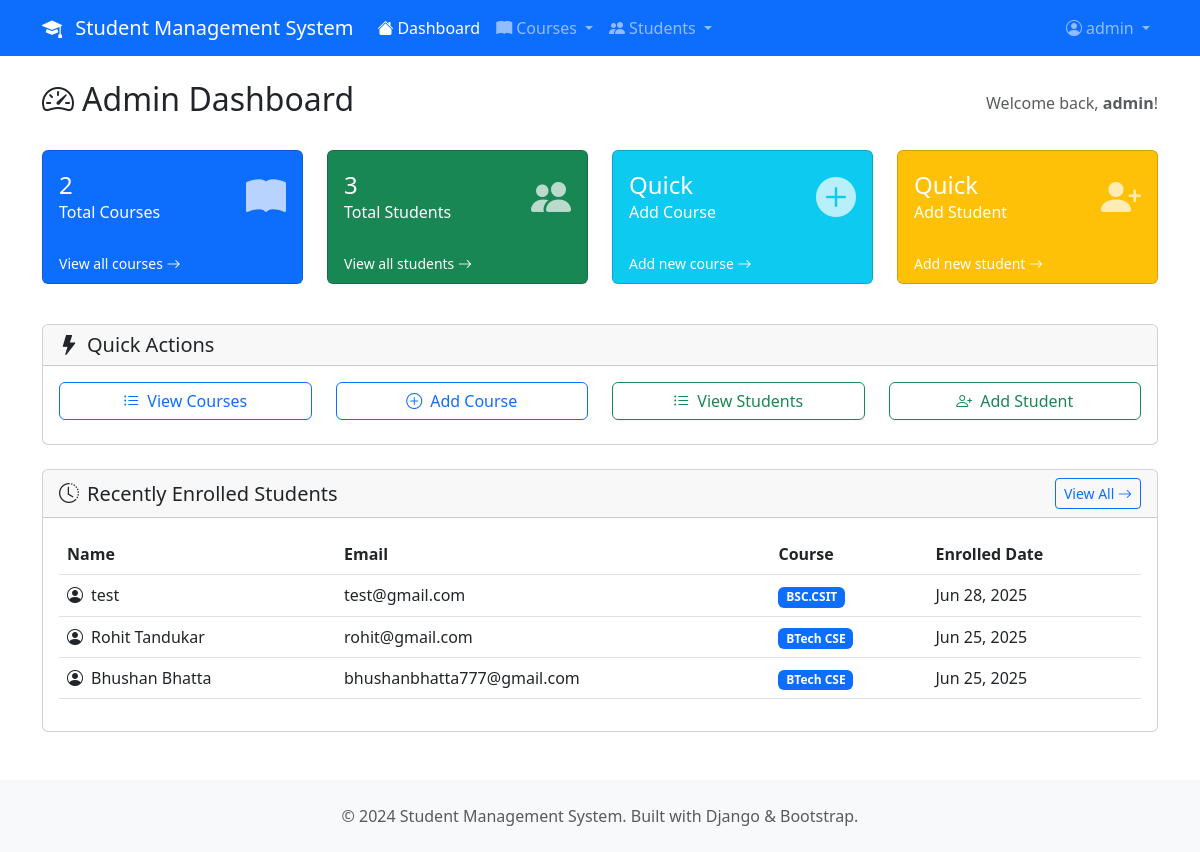
The page /dashboard/ (signed in) on the database its author committed.
### main/models.py (models this page shows, shortened)
class Student(models.Model):
    name = models.CharField(max_length=100)
    age = models.PositiveIntegerField()
    email = models.EmailField(unique=True)
    course = models.ForeignKey(Course, on_delete=models.CASCADE)
    enrollment_date = models.DateTimeField(auto_now_add=True)
    updated_at = models.DateTimeField(auto_now=True)
    class Meta:
        ordering = ['name']

class Course(models.Model):
    name = models.CharField(max_length=100, unique=True)
    description = models.TextField(blank=True, null=True)
    duration = models.CharField(max_length=50, help_text="e.g., 6 months, 1 year")
    created_at = models.DateTimeField(auto_now_add=True)
    updated_at = models.DateTimeField(auto_now=True)
    class Meta:
        ordering = ['name']

### main/views.py (the view)
# urls.py: path('dashboard/', views.admin_dashboard_view, name='admin_dashboard'),
@login_required
@user_passes_test(is_admin)
def admin_dashboard_view(request):
    total_courses = Course.objects.count()
    total_students = Student.objects.count()
    recent_students = Student.objects.order_by('-enrollment_date')[:5]
    context = {
        'total_courses': total_courses,
        'total_students': total_students,
        'recent_students': recent_students,
    }
    return render(request, 'admin_dashboard.html', context)

### main/views.py (called while the page is built)
def is_admin(user):
    return user.is_authenticated and user.is_staff

### main/templates/admin_dashboard.html (shortened to what this page needs)
{% extends 'base.html' %}
{% block content %}
<div class="row">
    <div class="col-12">
        <div class="d-flex justify-content-between align-items-center mb-4">
            <h1 class="h2">
                <i class="bi bi-speedometer2 me-2"></i>Admin Dashboard
            </h1>
            <div class="text-muted">
                Welcome back, <strong>{{ user.username }}</strong>!
            </div>
        </div>
    </div>
</div>
<div class="row mb-4">
    <div class="col-md-6 col-lg-3 mb-3">
        <div class="card bg-primary text-white h-100">
            <div class="card-body">
                <div class="d-flex justify-content-between align-items-center">
                    <div>
                        <h4 class="card-title mb-0">{{ total_courses }}</h4>
                        <p class="card-text">Total Courses</p>
                    </div>
                    <i class="bi bi-book-fill" style="font-size: 2.5rem; opacity: 0.7;"></i>
                </div>
            </div>
            <div class="card-footer bg-primary border-0">
                <a href="{% url 'view_courses' %}" class="text-white text-decoration-none">
                    <small>View all courses <i class="bi bi-arrow-right"></i></small>
                </a>
            </div>
        </div>
    </div>
    <div class="col-md-6 col-lg-3 mb-3">
        <div class="card bg-success text-white h-100">
            <div class="card-body">
                <div class="d-flex justify-content-between align-items-center">
                    <div>
                        <h4 class="card-title mb-0">{{ total_students }}</h4>
                        <p class="card-text">Total Students</p>
                    </div>
                    <i class="bi bi-people-fill" style="font-size: 2.5rem; opacity: 0.7;"></i>
                </div>
            </div>
            <div class="card-footer bg-success border-0">
                <a href="{% url 'view_students' %}" class="text-white text-decoration-none">
                    <small>View all students <i class="bi bi-arrow-right"></i></small>
                </a>
            </div>
        </div>
    </div>
    <div class="col-md-6 col-lg-3 mb-3">
        <div class="card bg-info text-white h-100">
            <div class="card-body">
                <div class="d-flex justify-content-between align-items-center">
                    <div>
                        <h4 class="card-title mb-0">Quick</h4>
                        <p class="card-text">Add Course</p>
                    </div>
                    <i class="bi bi-plus-circle-fill" style="font-size: 2.5rem; opacity: 0.7;"></i>
                </div>
            </div>
            <div class="card-footer bg-info border-0">
                <a href="{% url 'add_course' %}" class="text-white text-decoration-none">
                    <small>Add new course <i class="bi bi-arrow-right"></i></small>
                </a>
            </div>
        </div>
    </div>
    <div class="col-md-6 col-lg-3 mb-3">
        <div class="card bg-warning text-white h-100">
            <div class="card-body">
                <div class="d-flex justify-content-between align-items-center">
                    <div>
                        <h4 class="card-title mb-0">Quick</h4>
                        <p class="card-text">Add Student</p>
                    </div>
                    <i class="bi bi-person-plus-fill" style="font-size: 2.5rem; opacity: 0.7;"></i>
                </div>
            </div>
            <div class="card-footer bg-warning border-0">
                <a href="{% url 'add_student' %}" class="text-white text-decoration-none">
                    <small>Add new student <i class="bi bi-arrow-right"></i></small>
                </a>
            </div>
        </div>
    </div>
</div>
<div class="row mb-4">
    <div class="col-12">
        <div class="card">
            <div class="card-header">
                <h5 class="card-title mb-0">
                    <i class="bi bi-lightning-fill me-2"></i>Quick Actions
                </h5>
            </div>
            <div class="card-body">
                <div class="row">
                    <div class="col-md-6 col-lg-3 mb-2">
                        <a href="{% url 'view_courses' %}" class="btn btn-outline-primary w-100">
                            <i class="bi bi-list-ul me-2"></i>View Courses
                        </a>
                    </div>
                    <div class="col-md-6 col-lg-3 mb-2">
                        <a href="{% url 'add_course' %}" class="btn btn-outline-primary w-100">
                            <i class="bi bi-plus-circle me-2"></i>Add Course
                        </a>
                    </div>
                    <div class="col-md-6 col-lg-3 mb-2">
                        <a href="{% url 'view_students' %}" class="btn btn-outline-success w-100">
                            <i class="bi bi-list-ul me-2"></i>View Students
                        </a>
                    </div>
                    <div class="col-md-6 col-lg-3 mb-2">
                        <a href="{% url 'add_student' %}" class="btn btn-outline-success w-100">
                            <i class="bi bi-person-plus me-2"></i>Add Student
                        </a>
                    </div>
                </div>
            </div>
        </div>
    </div>
</div>
{% if recent_students %}
<div class="row">
    <div class="col-12">
        <div class="card">
            <div class="card-header d-flex justify-content-between align-items-center">
                <h5 class="card-title mb-0">
                    <i class="bi bi-clock-history me-2"></i>Recently Enrolled Students
                </h5>
                <a href="{% url 'view_students' %}" class="btn btn-sm btn-outline-primary">
                    View All <i class="bi bi-arrow-right"></i>
                </a>
            </div>
            <div class="card-body">
                <div class="table-responsive">
                    <table class="table table-hover">
                        <thead>
                            <tr>
                                <th>Name</th>
                                <th>Email</th>
                                <th>Course</th>
                                <th>Enrolled Date</th>
                            </tr>
                        </thead>
                        <tbody>
                            {% for student in recent_students %}
                            <tr>
                                <td>
                                    <i class="bi bi-person-circle me-2"></i>{{ student.name }}
                                </td>
                                <td>{{ student.email }}</td>
                                <td>
                                    <span class="badge bg-primary">{{ student.course.name }}</span>
                                </td>
                                <td>{{ student.enrollment_date|date:"M d, Y" }}</td>
                            </tr>
                            {% endfor %}
                        </tbody>
                    </table>
                </div>
            </div>
        </div>
    </div>
</div>
{% endif %}
{% endblock %}

### main/templates/base.html (shortened to what this page needs)
<!DOCTYPE html>
<html lang="en">
<head>
    <link href="https://cdn.jsdelivr.net/npm/bootstrap@5.3.0/dist/css/bootstrap.min.css" rel="stylesheet">
    <link rel="stylesheet" href="https://cdn.jsdelivr.net/npm/bootstrap-icons@1.10.0/font/bootstrap-icons.css">
    {% load static %}
    <link rel="stylesheet" href="{% static 'css/style.css' %}">
</head>
<body>
    {% if user.is_authenticated and user.is_staff %}
    <nav class="navbar navbar-expand-lg navbar-dark bg-primary">
        <div class="container">
            <a class="navbar-brand" href="{% url 'admin_dashboard' %}">
                <i class="bi bi-mortarboard-fill me-2"></i>
                Student Management System
            </a>
            <div class="collapse navbar-collapse" id="navbarNav">
                <ul class="navbar-nav me-auto">
                    <li class="nav-item">
                        <a class="nav-link {% if request.resolver_match.url_name == 'admin_dashboard' %}active{% endif %}"
                           href="{% url 'admin_dashboard' %}">
                            <i class="bi bi-house-fill me-1"></i>Dashboard
                        </a>
                    </li>
                    <li class="nav-item dropdown">
                        <a class="nav-link dropdown-toggle" href="#" role="button" data-bs-toggle="dropdown">
                            <i class="bi bi-book-fill me-1"></i>Courses
                        </a>
                    </li>
                    <li class="nav-item dropdown">
                        <a class="nav-link dropdown-toggle" href="#" role="button" data-bs-toggle="dropdown">
                            <i class="bi bi-people-fill me-1"></i>Students
                        </a>
                    </li>
                </ul>
                <ul class="navbar-nav">
                    <li class="nav-item dropdown">
                        <a class="nav-link dropdown-toggle" href="#" role="button" data-bs-toggle="dropdown">
                            <i class="bi bi-person-circle me-1"></i>{{ user.username }}
                        </a>
                    </li>
                </ul>
            </div>
        </div>
    </nav>
    {% endif %}
    <main class="{% if user.is_authenticated and user.is_staff %}container mt-4{% endif %}">
        {% block content %}{% endblock %}
    </main>
    {% if user.is_authenticated and user.is_staff %}
    <footer class="bg-light mt-5 py-4">
        <div class="container text-center">
            <p class="text-muted mb-0">
                &copy; 2024 Student Management System. Built with Django & Bootstrap.
            </p>
        </div>
    </footer>
    {% endif %}
</body>
</html>

### rows shown on the page
Student: name "test", email "test@gmail.com", course.name "BSC.CSIT", enrollment_date "Jun 28, 2025"
Student: name "Rohit Tandukar", email "rohit@gmail.com", course.name "BTech CSE", enrollment_date "Jun 25, 2025"
Student: name "Bhushan Bhatta", email "bhushanbhatta777@gmail.com", course.name "BTech CSE", enrollment_date "Jun 25, 2025"

### other values the page prints
{{ user.username }} "admin"
{{ total_courses }} "2"
{{ total_students }} "3"
